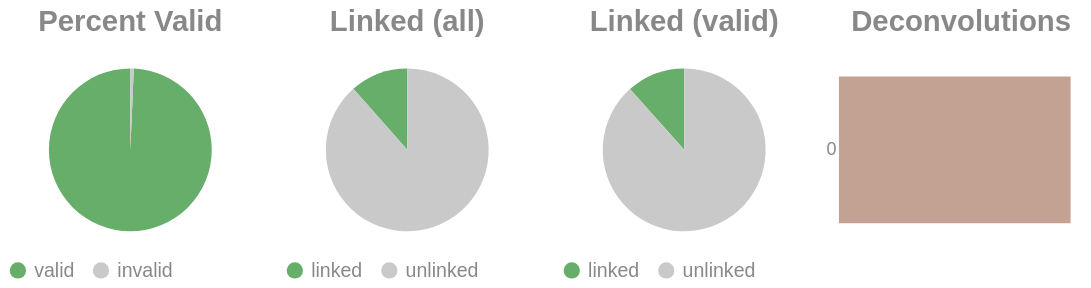

The notebook cell saved with this chart:
### Code cell
if SKIPLR:
    pass
else:
    clash = Counter()
    for i in valids['molecule'].to_list():
        _mol = i.split("-")
        if len(_mol) == 1:
            clash.update('0')
        else:
            clash.update(_mol[-1])

    _d = {"deconvolutions": [], 'count': []}
    for k,v in clash.items():
        _d['deconvolutions'].append(k)
        _d['count'].append(v)

    tot_valid = valids['reads'].sum()
    mask = valids['reads'] >= 2
    n_linked_reads = valids.filter(mask)['reads'].sum()
    if n_linked_reads == 0:
        print_html("No linked molecules (>=2 reads) were detected; skipping linked-only distributions.")
        SKIPLR = True
    else:
        perc_valid = round(tot_valid / n_reads, 4)
        linked_perc_abs = round(n_linked_reads / n_reads, 4)
        linked_perc = round(n_linked_reads / tot_valid, 4)

    _valid = pl.DataFrame({"valids": ['valid', 'invalid'], "count": [tot_valid, n_reads - tot_valid]})
    _linked_abs = pl.DataFrame({"linked (absolute)": ['linked', 'unlinked'], "count": [n_linked_reads, n_reads - n_linked_reads]})
    _linked_rel = pl.DataFrame({"linked (valids)": ['linked', 'unlinked'], "count": [n_linked_reads, tot_valid - n_linked_reads]})

    (
        alt.hconcat(
            piechart(_valid, goodval = 'valid', title = "Percent Valid"),
            piechart(_linked_abs, goodval = "linked", title =  "Linked (all)"),
            piechart(_linked_rel, goodval = "linked", title =  "Linked (valid)"),
            convolutionbar(pl.DataFrame(_d), title = "Deconvolutions"),
            center = True,
            bounds = 'flush'
        )
        .resolve_scale(color='independent')
        .resolve_legend('independent')
        .properties(usermeta={'embedOptions': {"actions": False}})
    ).display()

### Figure 1 — Vega-Lite specification as saved in the notebook (floating-point values rounded to 4 significant figures)
{"width": "container", "height": 400, "config": {"title": {"anchor": "start", "dy": -15, "fontSize": 18, "color": "#888888", "subtitleColor": "#888888", "subtitleFontSize": 14}, "arc": {"fill": "#0072B2"}, "axis": {"domainColor": "#888888", "domainWidth": 0.5, "gridWidth": 0.2, "grid": false, "titleFontWeight": 400, "titleFontSize": 15, "labelFontSize": 11, "labelColor": "#888888", "tickColor": "#888888", "tickWidth": 0.2, "titleColor": "#888888"}, "axisBand": {"grid": false}, "axisX": {"grid": true, "tickSize": 10, "domainCap": "round"}, "axisY": {"domain": false, "grid": true, "tickSize": 0, "domainCap": "round"}, "background": "transparent", "header": {"labelFontSize": 15, "labelColor": "#888888", "titleFontSize": 15, "titleFontWeight": 600, "titleColor": "#888888"}, "legend": {"labelFont": "sans-serif", "labelFontSize": 12, "labelColor": "#888888", "symbolSize": 100, "symbolType": "circle", "titleFontSize": 12, "titlePadding": 10, "titleColor": "#888888", "title": null}, "range": {"category": ["#E69F00", "#56B4E9", "#009E73", "#F0E442", "#0072B2", "#D55E00", "#CC79A7", "#000000"], "diverging": ["#cfe8f3", "#a2d4ec", "#73bfe2", "#46abdb", "#1696d2", "#12719e"]}, "area": {"fill": "#0072B2", "fillOpacity": 0.7, "line": true, "strokeOpacity": 0.7}, "line": {"color": "#0072B2", "stroke": "#0072B2", "strokeWidth": 2}, "trail": {"color": "#0072B2", "stroke": "#0072B2", "strokeWidth": 0, "size": 1}, "point": {"filled": true, "fillOpacity": 1.0, "size": 95}, "text": {"color": "#888888", "fontSize": 11, "align": "right", "fontWeight": 400, "size": 11}, "bar": {"fill": "#0072B2", "stroke": null}, "view": {"stroke": null, "continuousWidth": 660, "continuousHeight": 400}}, "hconcat": [{"data": {"name": "data-ad69bcf57b2c43c68a457d5a0cbdfc19"}, "mark": {"type": "arc"}, "encoding": {"color": {"field": "valids", "legend": {"orient": "bottom", "title": null}, "scale": {"domain": ["valid", "invalid"], "range": ["#68ae6b", "#C9C9C9"]}, "title": "Valids", "type": "nominal"}, "theta": {"field": "count", "type": "quantitative"}, "tooltip": [{"field": "valids", "title": "Valids", "type": "ordinal"}, {"field": "percent", "format": ".2%", "title": "Percent", "type": "quantitative"}, {"field": "count", "title": "Count", "type": "quantitative"}]}, "height": 100, "title": {"text": "Percent Valid", "align": "center", "anchor": "middle"}, "transform": [{"calculate": "datum.count / 2644016", "as": "percent"}], "width": 150}, {"data": {"name": "data-ac2fc0841cfe41fef4ce894d7eb1ebae"}, "mark": {"type": "arc"}, "encoding": {"color": {"field": "linked (absolute)", "legend": {"orient": "bottom", "title": null}, "scale": {"domain": ["linked", "unlinked"], "range": ["#68ae6b", "#C9C9C9"]}, "title": "Linked (Absolute)", "type": "nominal"}, "theta": {"field": "count", "type": "quantitative"}, "tooltip": [{"field": "linked (absolute)", "title": "Linked (Absolute)", "type": "ordinal"}, {"field": "percent", "format": ".2%", "title": "Percent", "type": "quantitative"}, {"field": "count", "title": "Count", "type": "quantitative"}]}, "height": 100, "title": {"text": "Linked (all)", "align": "center", "anchor": "middle"}, "transform": [{"calculate": "datum.count / 2644016", "as": "percent"}], "width": 150}, {"data": {"name": "data-455a502872c1cfbb4a892df868d66a8a"}, "mark": {"type": "arc"}, "encoding": {"color": {"field": "linked (valids)", "legend": {"orient": "bottom", "title": null}, "scale": {"domain": ["linked", "unlinked"], "range": ["#68ae6b", "#C9C9C9"]}, "title": "Linked (Valids)", "type": "nominal"}, "theta": {"field": "count", "type": "quantitative"}, "tooltip": [{"field": "linked (valids)", "title": "Linked (Valids)", "type": "ordinal"}, {"field": "percent", "format": ".2%", "title": "Percent", "type": "quantitative"}, {"field": "count", "title": "Count", "type": "quantitative"}]}, "height": 100, "title": {"text": "Linked (valid)", "align": "center", "anchor": "middle"}, "transform": [{"calculate": "datum.count / 2625878", "as": "percent"}], "width": 150}, {"data": {"name": "data-2ecce5651323da640846b7b738411bfe"}, "mark": {"type": "bar"}, "encoding": {"color": {"field": "deconvolutions", "legend": null, "scale": {"scheme": "lightgreyred"}, "type": "nominal"}, "tooltip": [{"field": "deconvolutions", "title": "Deconvolutions", "type": "ordinal"}, {"field": "percent", "format": ".2%", "title": "Percent", "type": "quantitative"}, {"field": "count", "title": "Count", "type": "quantitative"}], "x": {"axis": null, "field": "count", "type": "quantitative"}, "y": {"field": "deconvolutions", "sort": "ascending", "title": null, "type": "nominal"}}, "height": 100, "title": {"text": "Deconvolutions", "align": "center", "anchor": "middle"}, "transform": [{"calculate": "datum.count / 2465077", "as": "percent"}], "width": 150}], "bounds": "flush", "center": true, "resolve": {"legend": {"angle": "independent"}, "scale": {"color": "independent"}}, "usermeta": {"embedOptions": {"actions": false}}, "$schema": "https://vega.github.io/schema/vega-lite/v6.1.0.json", "datasets": {"data-ad69bcf57b2c43c68a457d5a0cbdfc19": [{"valids": "valid", "count": 2625878}, {"valids": "invalid", "count": 18138}], "data-ac2fc0841cfe41fef4ce894d7eb1ebae": [{"linked (absolute)": "linked", "count": 304183}, {"linked (absolute)": "unlinked", "count": 2339833}], "data-455a502872c1cfbb4a892df868d66a8a": [{"linked (valids)": "linked", "count": 304183}, {"linked (valids)": "unlinked", "count": 2321695}], "data-2ecce5651323da640846b7b738411bfe": [{"deconvolutions": "0", "count": 2465077}]}}
